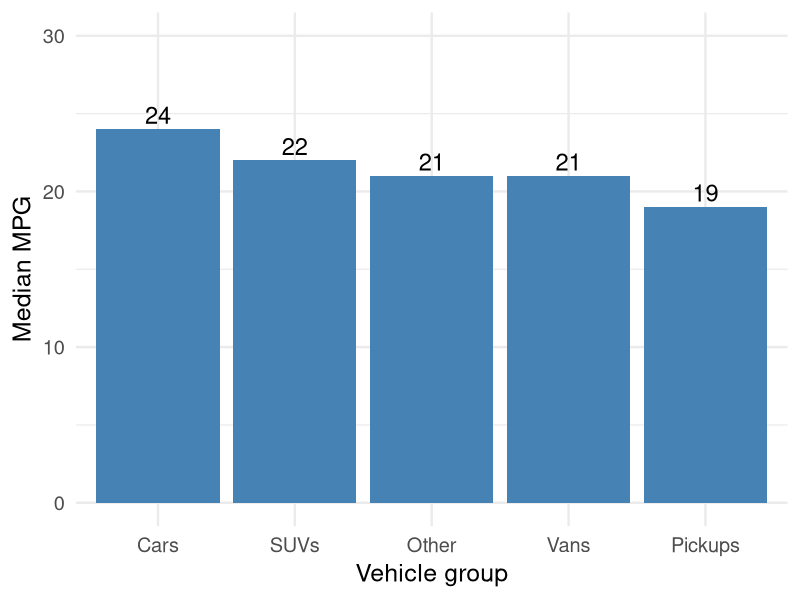

This figure's R source: (Note: this script raises an error after producing the figure.)
## ---- chunk 1
knitr::opts_chunk$set(echo = FALSE, message = FALSE, warning = FALSE)
library(tidyverse)

# This is the same prepared data file used by the Question 10 dashboard.
vehicles <- read_csv("../dashboard_q10/fuel_economy.csv", show_col_types = FALSE)

# Recalculate the numbers whenever the presentation is knitted.
n_configurations <- nrow(vehicles)
mean_mpg <- mean(vehicles$combined_mpg)
mean_gap <- mean(vehicles$highway_mpg - vehicles$city_mpg)
class_summary <- vehicles %>%
  group_by(vehicle_group) %>%
  summarise(median_mpg = median(combined_mpg), .groups = "drop")
cars_median <- class_summary$median_mpg[class_summary$vehicle_group == "Cars"]
pickups_median <- class_summary$median_mpg[class_summary$vehicle_group == "Pickups"]
## ---- chunk 2
# Compare the group medians using the same data as the dashboard.
median_plot <- ggplot(class_summary,
                      aes(x = reorder(vehicle_group, -median_mpg), y = median_mpg)) +
  geom_col(fill = "steelblue") +
  geom_text(aes(label = median_mpg), vjust = -.3, size = 6) +
  scale_y_continuous(limits = c(0, 30)) +
  labs(x = "Vehicle group", y = "Median MPG") +
  theme_minimal(base_size = 18)

# Embed the R plot in the HTML so there is no separate image to upload.
plot_file <- tempfile(fileext = ".png")
ggsave(plot_file, plot = median_plot, width = 11, height = 3, dpi = 150)
cat('<img class="plot" alt="Median combined MPG by vehicle group" src="',
    knitr::image_uri(plot_file), '">', sep = "")
